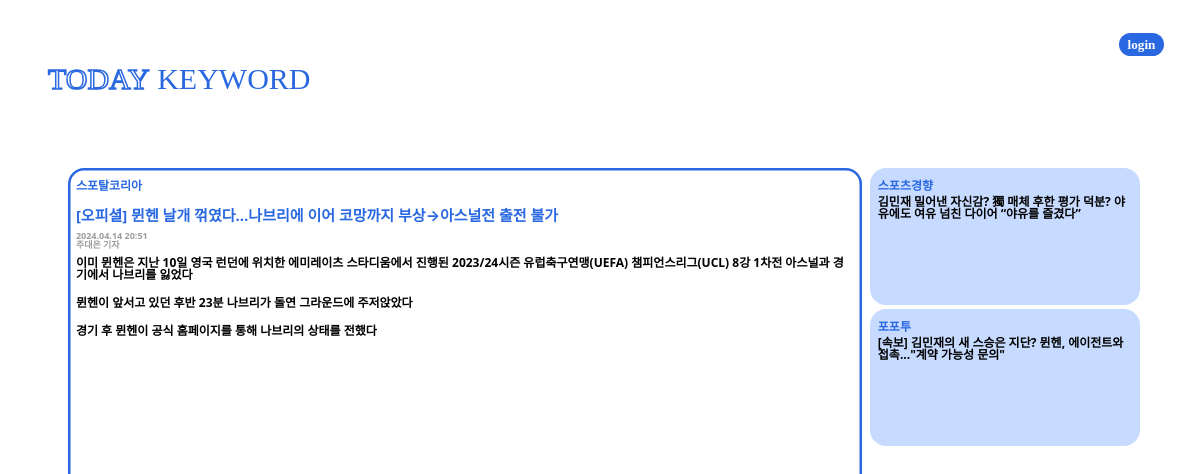
The page /mainpage/독일/94/ on the database its author committed.
### mainpage/models.py (models this page shows)
class newsData(models.Model):
    title = models.CharField(max_length=50)
    reporter = models.CharField(max_length=10)
    company = models.CharField(max_length=10)
    datetime = models.CharField(max_length=10)
    summary = models.TextField(default=' ')
    url = models.URLField(null=True)
    keywords = models.CharField(max_length=100, null=True)

### mainpage/views.py (the view)
def details(request, kwRank_keyword, newsData_id):
    newslist_data = newsData.objects.filter(keywords__contains=kwRank_keyword)[:5]
    newslist_content = []
    for data in newslist_data:
        if data and data.id != newsData_id:  # 선택된 newsData의 id와 같지 않은 것만 추가
            newslist_content.append({
                'id': data.id,
                'title': data.title,
                'company': data.company,
            })
    news_data = newsData.objects.filter(id=newsData_id)[0]
    news_data.summary = news_data.summary.split('<split>')
    content = {
        'newslist': newslist_content,
        'news_data': news_data,
        'keyword': kwRank_keyword
    }
    return render(request, 'details/index.html', content)

### templates/details/index.html (shortened to what this page needs)
<!DOCTYPE html>
<html lang="en">
<head>
    {% load static %}
    <link rel="stylesheet" type="text/css" href="{% static 'bootstrap.min.css' %}">
</head>
<body>
    <header>
        <div class="loginBtd">
            <span class="login badge rounded-pill">login</span>
        </div>
    </header>
    <section class="title ms-5">
        <a href="{% url 'mainpage:index' %}">
            <div class="title d-flex justify-content-left">
                <span class="titleToday">TODAY&nbsp;</span>
                <span class="titleKeyword">KEYWORD</span>
            </div>
        </a>
    </section>
    <section class="mt-5 position-absolute top-50 start-50 translate-middle" style="width: 90%; height: 70%; text-align: center;">
        <section class="newsSection">
            <div class="news blue-border badge rounded-4">
                <div>
                    <div class="newspaper pt-2 pb-3">{{ news_data.company }}</div>
                    <div class="newsTitle text-wrap mb-2">{{ news_data.title }}</div>
                    <div class="newsTimeReporter mb-2">
                        <div>{{ news_data.datetime }}</div>
                        <div>{{ news_data.reporter }}</div>
                    </div>
                    <div class="newscontent text-wrap">
                        {% for t in news_data.summary %}
                            <p>{{ t }}</p>
                        {% endfor %}
                    </div>
                </div>
            </div>
        </section>
        <article class="remainNewslist">
            {% for i in newslist %}
                <a href="{% url 'mainpage:details' keyword i.id %}">
                    <div class="remainNews skblue-bg badge rounded-4 mb-1">
                        <div class="newspaper pt-2 pb-1">{{ i.company }}</div>
                        <div class="headline text-wrap">{{ i.title }}</div>
                    </div>
                </a>
            {% endfor %}
        </article>
    </section>
</body>

### templates/details/index.html (style rules this page uses)
header { height: 15%; margin-top: 30px; width: 97%; text-align: right; font-family: 'Pretendard-Regular'; font-size: 110%; }
.title { font-family: 'Cafe24Moyamoya-Face-v1.0'; font-size: 30px; width: 90%; }
.titleToday { color: white; -webkit-text-stroke: 1.5px #2968E0; }
.titleKeyword { color: #2968E0; }
.login { background-color: #2968E0; font-family: 'Pretendard-slim'; text-align: right; }
.newsSection { float: left; width: 75%; height: 100%; }
.blue-border { width: 98%; height: 100%; box-shadow: 0 0 0 2.5px #2968E0 inset; border-color: #2968E0; color: #2968E0; }
.skblue-bg { background-color: #C7DAFF; color: #2968E0; }
.news { text-align: left; }
.newspaper { padding-top: -15px; }
.newsTitle { font-size: 15px; }
.newscontent { height: 250px; color: black; }
.newsTimeReporter { font-size: 9px; color: rgb(156, 156, 156); }
article { float: left; width: 25%; height: 100%; }
.remainNews { text-align: left; height: 24.5%; }
.headline { color: black; }
a { text-decoration: none; }

### rows shown on the page
newsData: company "스포탈코리아", title "[오피셜] 뮌헨 날개 꺾였다…나브리에 이어 코망까지 부상→아스널전 출전 불가", datetime "2024.04.14 20:51", reporter "주대은 기자"
newsData: company "스포츠경향", title "김민재 밀어낸 자신감? 獨 매체 후한 평가 덕분? 야유에도 여유 넘친 다이어 “야유를 즐겼다”"
newsData: company "포포투", title "[속보] 김민재의 새 스승은 지단? 뮌헨, 에이전트와 접촉...\"계약 가능성 문의\""

### other values the page prints
{{ t }} "이미 뮌헨은 지난 10일 영국 런던에 위치한 에미레이츠 스타디움에서 진행된 2023/24시즌 유럽축구연맹(UEFA) 챔피언스리그(UCL) 8강 1차전 아스널과 경기에서 나브리를 잃었다" "뮌헨이 앞서고 있던 후반 23분 나브리가 돌연 그라운드에 주저앉았다" "경기 후 뮌헨이 공식 홈페이지를 통해 나브리의 상태를 전했다"
